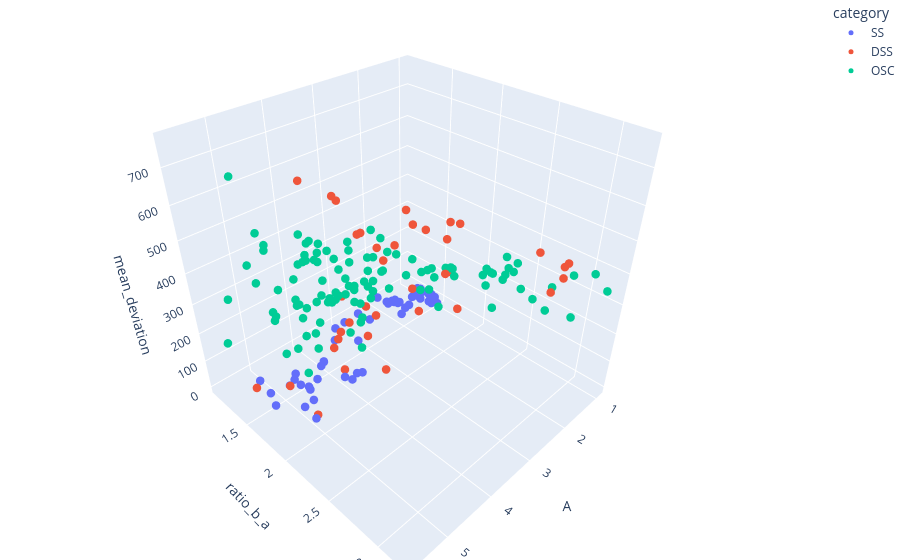

Notebook code cell kept with this figure:
### Code cell
# df["q"] = np.power(df.A,2) / np.power(np.sqrt(df.B) - 1,2)
# df_sub = df[(df.A < 1) & (df.ratio_b_a.between(2,3)) & (df.q < 40)]
fig = px.scatter_3d(
    sub,
    x="A",
    y="ratio_b_a",
    z="mean_deviation", 
    color="category", 
    hover_data={"idx": True},
    color_continuous_scale=px.colors.sequential.Bluered,
)
fig.update_traces(marker_size=5)
fig.update_layout(
    margin=dict(l=0, r=0, b=0, t=0)
)
# x_vals = np.linspace(df_sub['A'].min(), df_sub['A'].max(), 400)
# y_vals = np.linspace(df_sub['ratio_b_a'].min(), df_sub['ratio_b_a'].max(), 400)
# X, Y = np.meshgrid(x_vals, y_vals)
# Z = X**2 / (np.sqrt(X*Y) - 1) **2 - 9

# contours = measure.find_contours(Z, level=0)
# for contour in contours:
#     # Convert contour pixel coords to data coords
#     contour_x = x_vals[contour[:, 1].astype(int)]
#     contour_y = y_vals[contour[:, 0].astype(int)]
#     contour_z = np.zeros_like(contour_x)

#     fig.add_trace(go.Scatter3d(
#         x=contour_x,
#         y=contour_y,
#         z=contour_z,
#         mode='lines',
#         line=dict(color='black', width=4),
#         name='Phase transition boundary'
#     ))

fig.show()
